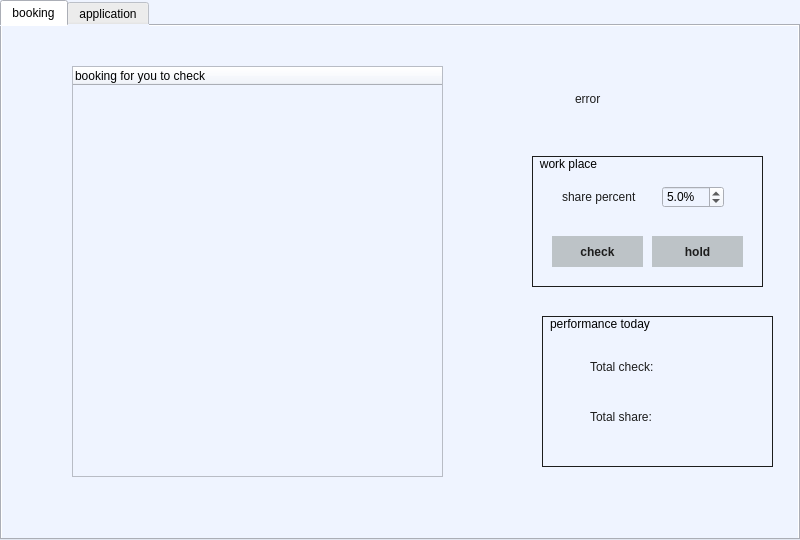
<?xml version="1.0" encoding="UTF-8"?>
<ui version="4.0">
 <class>AdministratorTab</class>
 <widget class="QTabWidget" name="AdministratorTab">
  <property name="geometry">
   <rect>
    <x>0</x>
    <y>0</y>
    <width>800</width>
    <height>540</height>
   </rect>
  </property>
  <property name="font">
   <font>
    <family>Microsoft YaHei UI</family>
   </font>
  </property>
  <property name="windowTitle">
   <string>TabWidget</string>
  </property>
  <property name="styleSheet">
   <string notr="true">QWidget {
  background-color: #eff4ff;
}</string>
  </property>
  <property name="currentIndex">
   <number>0</number>
  </property>
  <widget class="QWidget" name="booking_tab">
   <attribute name="title">
    <string>booking</string>
   </attribute>
   <widget class="QGroupBox" name="workplace_group">
    <property name="geometry">
     <rect>
      <x>530</x>
      <y>130</y>
      <width>231</width>
      <height>131</height>
     </rect>
    </property>
    <property name="font">
     <font>
      <family>Microsoft YaHei UI</family>
     </font>
    </property>
    <property name="styleSheet">
     <string notr="true">QGroupBox 
{
  border: 1px solid #1d1d1d;
  border-top: 1px solid #1d1d1d;
  padding: 5px
}

 
QGroupBox::title
{
   
border: 1px solid #1d1d1d;
    border-bottom: none;
    border-letf:none;
    border-right:none;
     padding: -20 5px;  
    
}</string>
    </property>
    <property name="title">
     <string>work place</string>
    </property>
    <widget class="QLabel" name="share_percent_label">
     <property name="geometry">
      <rect>
       <x>30</x>
       <y>20</y>
       <width>81</width>
       <height>41</height>
      </rect>
     </property>
     <property name="styleSheet">
      <string notr="true">QLabel
{
  color: #1d1d1d;
  background-color: none;
  border: none;
  font-family:&quot;Microsoft YaHei UI&quot;;
  text-align: left;

}


</string>
     </property>
     <property name="text">
      <string>share percent</string>
     </property>
    </widget>
    <widget class="QDoubleSpinBox" name="share_spinbox">
     <property name="geometry">
      <rect>
       <x>130</x>
       <y>30</y>
       <width>62</width>
       <height>22</height>
      </rect>
     </property>
     <property name="suffix">
      <string>%</string>
     </property>
     <property name="decimals">
      <number>1</number>
     </property>
     <property name="singleStep">
      <double>0.100000000000000</double>
     </property>
     <property name="value">
      <double>5.000000000000000</double>
     </property>
    </widget>
    <widget class="QPushButton" name="check_button">
     <property name="geometry">
      <rect>
       <x>20</x>
       <y>80</y>
       <width>91</width>
       <height>31</height>
      </rect>
     </property>
     <property name="font">
      <font>
       <family>Microsoft YaHei UI</family>
       <weight>75</weight>
       <bold>true</bold>
      </font>
     </property>
     <property name="styleSheet">
      <string notr="true">QPushButton
{
  color: #1d1d1d;
  background-color: #bdc3c7;
  border:none;
  padding: 3px;
  font-family:&quot;Microsoft YaHei UI&quot;;
  text-align: center;
}

QPushButton:hover, QPushButton:pressed , QPushButton:checked
{
  background-color:  #95a5a6;
	text-align: right;
	padding-right: 20px;

}
QPushButton:hover
{
  background-image: url(:/qss/icon/tick.png);
	background-repeat:no-repeat;
	background-position: center left;
}
QPushButton:pressed, QPushButton:checked
{
  background-image: url(:/qss/icon/tick.png);
	background-repeat:no-repeat;
	background-position: center left;
}
</string>
     </property>
     <property name="text">
      <string>check</string>
     </property>
    </widget>
    <widget class="QPushButton" name="hold_booking_button">
     <property name="geometry">
      <rect>
       <x>120</x>
       <y>80</y>
       <width>91</width>
       <height>31</height>
      </rect>
     </property>
     <property name="font">
      <font>
       <family>Microsoft YaHei UI</family>
       <weight>75</weight>
       <bold>true</bold>
      </font>
     </property>
     <property name="styleSheet">
      <string notr="true">QPushButton
{
  color: #1d1d1d;
  background-color: #bdc3c7;
  border:none;
  padding: 3px;
  font-family:&quot;Microsoft YaHei UI&quot;;
  text-align: center;
}

QPushButton:hover, QPushButton:pressed , QPushButton:checked
{
  background-color:  #95a5a6;
	text-align: right;
	padding-right: 20px;

}
QPushButton:hover
{
  background-image: url(:/qss/icon/wait.png);
	background-repeat:no-repeat;
	background-position: center left;
}
QPushButton:pressed, QPushButton:checked
{
  background-image: url(:/qss/icon/wait.png);
	background-repeat:no-repeat;
	background-position: center left;
}
</string>
     </property>
     <property name="text">
      <string>hold</string>
     </property>
    </widget>
   </widget>
   <widget class="QGroupBox" name="performance_groupbox">
    <property name="geometry">
     <rect>
      <x>540</x>
      <y>290</y>
      <width>231</width>
      <height>151</height>
     </rect>
    </property>
    <property name="font">
     <font>
      <family>Microsoft YaHei UI</family>
      <weight>50</weight>
      <bold>false</bold>
     </font>
    </property>
    <property name="styleSheet">
     <string notr="true">QGroupBox 
{
  border: 1px solid #1d1d1d;
  border-top: 1px solid #1d1d1d;
  padding: 5px
}

 
QGroupBox::title
{
   
border: 1px solid #1d1d1d;
    border-bottom: none;
    border-letf:none;
    border-right:none;
     padding: -20 5px;  
    
}</string>
    </property>
    <property name="title">
     <string>performance today</string>
    </property>
    <widget class="QLabel" name="total_check_label">
     <property name="geometry">
      <rect>
       <x>20</x>
       <y>40</y>
       <width>191</width>
       <height>21</height>
      </rect>
     </property>
     <property name="font">
      <font>
       <family>Microsoft YaHei UI</family>
      </font>
     </property>
     <property name="styleSheet">
      <string notr="true">QLabel
{
  color: #1d1d1d;
  background-color: none;
  border: none;
  padding-left: 25px;
  font-family:&quot;Microsoft YaHei UI&quot;;
  text-align: left;
  background-image: url(:/qss/icon/tick.png);
  background-repeat:no-repeat;
  background-position: center left;
}


</string>
     </property>
     <property name="text">
      <string>Total check:</string>
     </property>
    </widget>
    <widget class="QLabel" name="total_share_label">
     <property name="geometry">
      <rect>
       <x>20</x>
       <y>90</y>
       <width>191</width>
       <height>21</height>
      </rect>
     </property>
     <property name="font">
      <font>
       <family>Microsoft YaHei UI</family>
       <weight>50</weight>
       <bold>false</bold>
      </font>
     </property>
     <property name="styleSheet">
      <string notr="true">QLabel
{
  color: #1d1d1d;
  background-color: none;
  border: none;
  padding-left: 25px;
  font-family:&quot;Microsoft YaHei UI&quot;;
  text-align: left;
  background-image: url(:/qss/icon/price.png);
  background-repeat:no-repeat;
  background-position: center left;
}


</string>
     </property>
     <property name="text">
      <string>Total share:</string>
     </property>
    </widget>
   </widget>
   <widget class="QLabel" name="error_booking_label">
    <property name="geometry">
     <rect>
      <x>540</x>
      <y>60</y>
      <width>211</width>
      <height>25</height>
     </rect>
    </property>
    <property name="font">
     <font>
      <family>Microsoft YaHei UI</family>
     </font>
    </property>
    <property name="styleSheet">
     <string notr="true">QLabel
{
  color: #1d1d1d;
  background-color: none;
  border: none;
  padding-left: 30px;
  font-family:&quot;Microsoft YaHei UI&quot;;
  text-align: left;
  background-image: url(:/qss/icon/error.png);
  background-repeat:no-repeat;
  background-position: center left;
}</string>
    </property>
    <property name="text">
     <string>error</string>
    </property>
   </widget>
   <widget class="QTreeWidget" name="booking_list">
    <property name="geometry">
     <rect>
      <x>70</x>
      <y>40</y>
      <width>371</width>
      <height>411</height>
     </rect>
    </property>
    <property name="styleSheet">
     <string notr="true">QTableView {
  background-color:	#ffffff;
}</string>
    </property>
    <column>
     <property name="text">
      <string>booking for you to check</string>
     </property>
    </column>
   </widget>
  </widget>
  <widget class="QWidget" name="app_tab">
   <attribute name="title">
    <string>application</string>
   </attribute>
   <widget class="QPushButton" name="hold_app_button">
    <property name="geometry">
     <rect>
      <x>580</x>
      <y>130</y>
      <width>131</width>
      <height>51</height>
     </rect>
    </property>
    <property name="font">
     <font>
      <family>Microsoft YaHei UI</family>
      <weight>75</weight>
      <bold>true</bold>
     </font>
    </property>
    <property name="styleSheet">
     <string notr="true">QPushButton
{
  color: #1d1d1d;
  background-color: #bdc3c7;
  border:none;
  padding: 3px;
  font-family:&quot;Microsoft YaHei UI&quot;;
  text-align: center;
}

QPushButton:hover, QPushButton:pressed , QPushButton:checked
{
  background-color:  #95a5a6;
	text-align: right;
	padding-right: 20px;

}
QPushButton:hover
{
  background-image: url(:/qss/icon/wait.png);
	background-repeat:no-repeat;
	background-position: center left;
}
QPushButton:pressed, QPushButton:checked
{
  background-image: url(:/qss/icon/wait.png);
	background-repeat:no-repeat;
	background-position: center left;
}
</string>
    </property>
    <property name="text">
     <string>Hold</string>
    </property>
   </widget>
   <widget class="QPushButton" name="check_app_button">
    <property name="geometry">
     <rect>
      <x>580</x>
      <y>220</y>
      <width>131</width>
      <height>51</height>
     </rect>
    </property>
    <property name="font">
     <font>
      <family>Microsoft YaHei UI</family>
      <weight>75</weight>
      <bold>true</bold>
     </font>
    </property>
    <property name="styleSheet">
     <string notr="true">QPushButton
{
  color: #1d1d1d;
  background-color: #bdc3c7;
  border:none;
  padding: 3px;
  font-family:&quot;Microsoft YaHei UI&quot;;
  text-align: center;
}

QPushButton:hover, QPushButton:pressed , QPushButton:checked
{
  background-color:  #95a5a6;
	text-align: right;
	padding-right: 20px;

}
QPushButton:hover
{
  background-image: url(:/qss/icon/tick.png);
	background-repeat:no-repeat;
	background-position: center left;
}
QPushButton:pressed, QPushButton:checked
{
  background-image: url(:/qss/icon/tick.png);
	background-repeat:no-repeat;
	background-position: center left;
}
</string>
    </property>
    <property name="text">
     <string>check</string>
    </property>
   </widget>
   <widget class="QLabel" name="check_app_label">
    <property name="geometry">
     <rect>
      <x>550</x>
      <y>340</y>
      <width>111</width>
      <height>31</height>
     </rect>
    </property>
    <property name="styleSheet">
     <string notr="true">QLabel
{
  color: #1d1d1d;
  background-color: none;
  border: none;
  font-family:&quot;Microsoft YaHei UI&quot;;
}</string>
    </property>
    <property name="text">
     <string>Total check app:</string>
    </property>
   </widget>
   <widget class="QLabel" name="app_num_label">
    <property name="geometry">
     <rect>
      <x>680</x>
      <y>350</y>
      <width>54</width>
      <height>12</height>
     </rect>
    </property>
    <property name="styleSheet">
     <string notr="true">QLabel
{
  color: #1d1d1d;
  background-color: none;
  border: none;
  font-family:&quot;Microsoft YaHei UI&quot;;
}</string>
    </property>
    <property name="text">
     <string>num</string>
    </property>
   </widget>
   <widget class="QLabel" name="error_application_label">
    <property name="geometry">
     <rect>
      <x>550</x>
      <y>60</y>
      <width>211</width>
      <height>25</height>
     </rect>
    </property>
    <property name="styleSheet">
     <string notr="true">QLabel
{
  color: #1d1d1d;
  background-color: none;
  border: none;
  padding-left: 30px;
  font-family:&quot;Microsoft YaHei UI&quot;;
  text-align: left;
  background-image: url(:/qss/icon/error.png);
  background-repeat:no-repeat;
  background-position: center left;
}</string>
    </property>
    <property name="text">
     <string>error</string>
    </property>
   </widget>
   <widget class="QTreeWidget" name="app_treewidget">
    <property name="geometry">
     <rect>
      <x>80</x>
      <y>50</y>
      <width>371</width>
      <height>421</height>
     </rect>
    </property>
    <property name="columnCount">
     <number>1</number>
    </property>
    <column>
     <property name="text">
      <string>application for you to check</string>
     </property>
    </column>
   </widget>
  </widget>
 </widget>
 <resources/>
 <connections/>
</ui>
